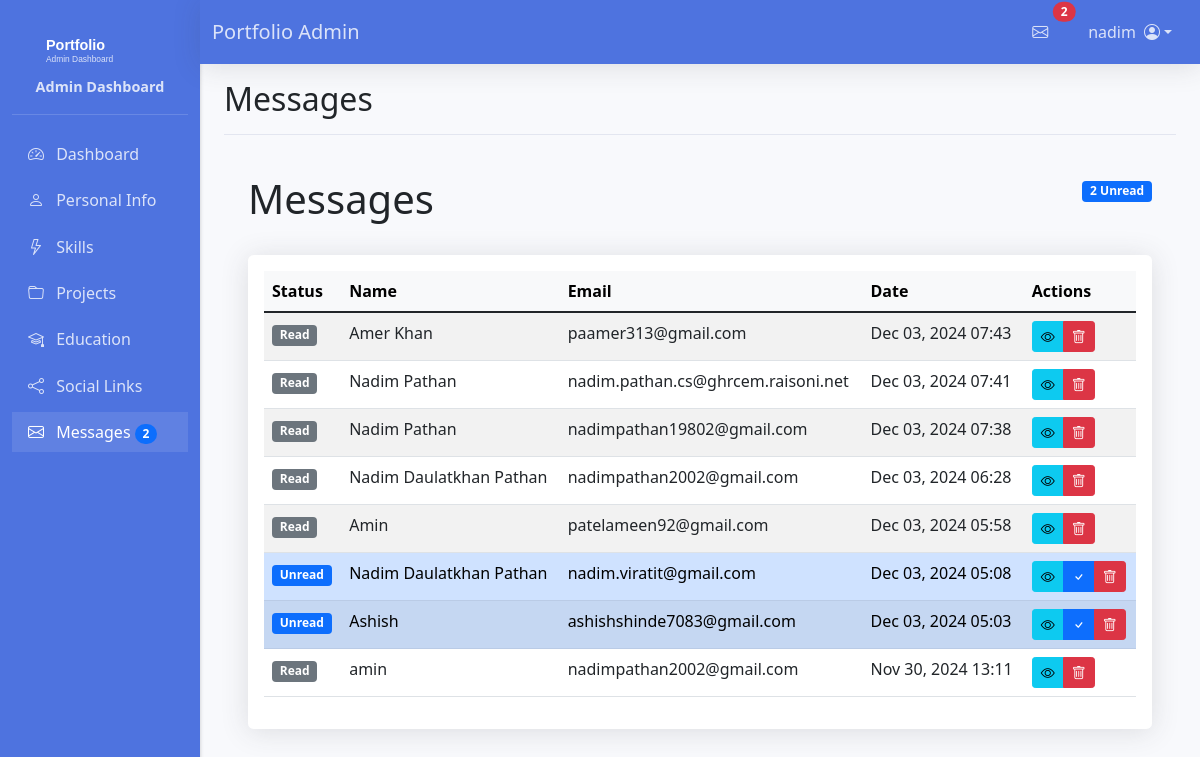
The page /dashboard/messages/ (signed in) on the database its author committed.
### portfolio/models.py (models this page shows, shortened)
class ContactMessage(models.Model):
    name = models.CharField(max_length=100)
    email = models.EmailField()
    subject = models.CharField(max_length=200)
    message = models.TextField()
    created_at = models.DateTimeField(auto_now_add=True)
    is_read = models.BooleanField(default=False)
    class Meta:
        ordering = ['-created_at']

### portfolio/views.py (the view)
# urls.py: path('dashboard/messages/', views.message_list, name='message_list'),
@login_required
def message_list(request):
    contact_messages = ContactMessage.objects.all()
    context = {
        'contact_messages': contact_messages,
        'unread_count': ContactMessage.objects.filter(is_read=False).count()
    }
    return render(request, 'portfolio/admin/messages.html', context)

### portfolio/context_processors.py (called while the page is built)
def unread_messages(request):
    if request.user.is_authenticated:
        unread_count = ContactMessage.objects.filter(is_read=False).count()
        recent_unread_messages = ContactMessage.objects.filter(is_read=False).order_by('-created_at')[:5]
        return {
            'unread_count': unread_count,
            'recent_messages': recent_unread_messages
        }
    return {
        'unread_count': 0,
        'recent_messages': []
    }

### portfolio/templates/portfolio/admin/messages.html (shortened to what this page needs)
{% extends 'portfolio/admin/base_admin.html' %}
{% block page_title %}Messages{% endblock %}
{% block admin_content %}
<div class="container-fluid px-4">
    <div class="row">
        <div class="col-12">
            <div class="d-flex justify-content-between align-items-center mb-4">
                <h1 class="mt-4">Messages</h1>
                <span class="badge bg-primary">{{ unread_count }} Unread</span>
            </div>
            {% if contact_messages %}
                <div class="card">
                    <div class="card-body">
                        <div class="table-responsive">
                            <table class="table table-striped table-hover">
                                <thead class="table-light">
                                    <tr>
                                        <th>Status</th>
                                        <th>Name</th>
                                        <th>Email</th>
                                        <th>Date</th>
                                        <th>Actions</th>
                                    </tr>
                                </thead>
                                <tbody>
                                    {% for message in contact_messages %}
                                    <tr class="{% if not message.is_read %}table-primary{% endif %}">
                                        <td>
                                            {% if not message.is_read %}
                                            <span class="badge bg-primary">Unread</span>
                                            {% else %}
                                            <span class="badge bg-secondary">Read</span>
                                            {% endif %}
                                        </td>
                                        <td>{{ message.name }}</td>
                                        <td>{{ message.email }}</td>
                                        <td>{{ message.created_at|date:"M d, Y H:i" }}</td>
                                        <td>
                                            <div class="btn-group" role="group">
                                                <a href="{% url 'portfolio:message_detail' message.pk %}" class="btn btn-sm btn-info">
                                                    <i class="bi bi-eye"></i>
                                                </a>
                                                {% if not message.is_read %}
                                                <button class="btn btn-sm btn-primary mark-read" data-message-id="{{ message.id }}">
                                                    <i class="bi bi-check"></i>
                                                </button>
                                                {% endif %}
                                                <button type="button" class="btn btn-sm btn-danger" data-bs-toggle="modal" data-bs-target="#deleteModal{{ message.id }}">
                                                    <i class="bi bi-trash"></i>
                                                </button>
                                            </div>
                                        </td>
                                    </tr>
                                    {% endfor %}
                                </tbody>
                            </table>
                        </div>
                    </div>
                </div>
            {% else %}
                <div class="alert alert-info">No messages yet.</div>
            {% endif %}
        </div>
    </div>
</div>
{% endblock admin_content %}

### portfolio/templates/portfolio/admin/base_admin.html (shortened to what this page needs)
{% load static %}
<!DOCTYPE html>
<html lang="en">
<head>
    <link href="https://cdn.jsdelivr.net/npm/bootstrap@5.1.3/dist/css/bootstrap.min.css" rel="stylesheet">
    <link href="https://cdn.jsdelivr.net/npm/bootstrap-icons@1.8.1/font/bootstrap-icons.css" rel="stylesheet">
</head>
<body>
    {% if user.is_authenticated and request.path|slice:":10" == '/dashboard' %}
    <nav class="navbar navbar-expand-lg navbar-light bg-white fixed-top">
        <div class="container-fluid">
            <a class="navbar-brand mx-auto mx-md-0" href="{% url 'portfolio:admin_dashboard' %}">
                Portfolio Admin
            </a>
            <div class="d-flex align-items-center order-lg-2">
                {% if user.is_authenticated %}
                <div class="nav-item dropdown me-2">
                    <a class="nav-link position-relative" href="#" id="messagesDropdown" role="button" data-bs-toggle="dropdown" data-bs-auto-close="outside" aria-expanded="false">
                        <i class="bi bi-envelope"></i>
                        {% if unread_count > 0 %}
                            <span class="position-absolute top-0 start-100 translate-middle badge rounded-pill bg-danger">
                                {{ unread_count }}
                            </span>
                        {% endif %}
                    </a>
                </div>
                <div class="nav-item dropdown">
                    <a class="nav-link dropdown-toggle d-flex align-items-center" href="#" role="button" id="userDropdown" data-bs-toggle="dropdown" aria-expanded="false">
                        <span class="d-none d-lg-inline me-2">{{ request.user.username }}</span>
                        <i class="bi bi-person-circle"></i>
                    </a>
                </div>
                {% endif %}
            </div>
        </div>
    </nav>
    {% endif %}
{% block content %}
{% if user.is_authenticated %}
<div class="container-fluid">
    <div class="row">
        <nav id="sidebar" class="col-md-3 col-lg-2 d-md-block sidebar">
            <div class="position-sticky pt-3">
                <div class="sidebar-brand">
                    <img src="{% static 'portfolio/img/logo.svg' %}" alt="Portfolio Logo">
                    <span class="sidebar-brand-text">Admin Dashboard</span>
                </div>
                <ul class="nav flex-column">
                    <li class="nav-item">
                        <a class="nav-link {% if request.resolver_match.url_name == 'admin_dashboard' %}active{% endif %}"
                           href="{% url 'portfolio:admin_dashboard' %}">
                            <i class="bi bi-speedometer2"></i> Dashboard
                        </a>
                    </li>
                    <li class="nav-item">
                        <a class="nav-link {% if 'personal-info' in request.path %}active{% endif %}"
                           href="{% url 'portfolio:personal_info_edit' %}">
                            <i class="bi bi-person"></i> Personal Info
                        </a>
                    </li>
                    <li class="nav-item">
                        <a class="nav-link {% if 'skills' in request.path %}active{% endif %}"
                           href="{% url 'portfolio:skill_list' %}">
                            <i class="bi bi-lightning"></i> Skills
                        </a>
                    </li>
                    <li class="nav-item">
                        <a class="nav-link {% if 'projects' in request.path %}active{% endif %}"
                           href="{% url 'portfolio:project_list' %}">
                            <i class="bi bi-folder"></i> Projects
                        </a>
                    </li>
                    <li class="nav-item">
                        <a class="nav-link {% if 'education' in request.path %}active{% endif %}"
                           href="{% url 'portfolio:education_list' %}">
                            <i class="bi bi-mortarboard"></i> Education
                        </a>
                    </li>
                    <li class="nav-item">
                        <a class="nav-link {% if 'social-links' in request.path %}active{% endif %}"
                           href="{% url 'portfolio:social_link_list' %}">
                            <i class="bi bi-share"></i> Social Links
                        </a>
                    </li>
                    <li class="nav-item">
                        <a class="nav-link {% if request.resolver_match.url_name == 'message_list' %}active{% endif %}"
                           href="{% url 'portfolio:message_list' %}">
                            <i class="bi bi-envelope"></i>
                            Messages
                            {% if unread_count > 0 %}
                            <span class="badge bg-primary rounded-pill">{{ unread_count }}</span>
                            {% endif %}
                        </a>
                    </li>
                </ul>
            </div>
        </nav>
        <main class="col-md-9 ms-sm-auto col-lg-10 px-md-4">
            <div class="d-flex justify-content-between flex-wrap flex-md-nowrap align-items-center pt-3 pb-2 mb-3 border-bottom">
                <h1 class="h2">{% block page_title %}{% endblock %}</h1>
            </div>
            {% block admin_content %}{% endblock %}
        </main>
    </div>
</div>
{% else %}
<div class="container mt-5">
    <div class="alert alert-warning">
        Please <a href="{% url 'login' %}">log in</a> to access the admin dashboard.
    </div>
</div>
{% endif %}
{% endblock %}
</body>
</html>

### rows shown on the page
ContactMessage: is_read "Read", name "Amer Khan", email "paamer313@gmail.com", created_at "Dec 03, 2024 07:43"
ContactMessage: is_read "Read", name "Nadim Pathan", email "nadim.pathan.cs@ghrcem.raisoni.net", created_at "Dec 03, 2024 07:41"
ContactMessage: is_read "Read", name "Nadim Pathan", email "nadimpathan19802@gmail.com", created_at "Dec 03, 2024 07:38"
ContactMessage: is_read "Read", name "Nadim Daulatkhan Pathan", email "nadimpathan2002@gmail.com", created_at "Dec 03, 2024 06:28"
ContactMessage: is_read "Read", name "Amin", email "patelameen92@gmail.com", created_at "Dec 03, 2024 05:58"
ContactMessage: is_read "Unread", name "Nadim Daulatkhan Pathan", email "nadim.viratit@gmail.com", created_at "Dec 03, 2024 05:08"
ContactMessage: is_read "Unread", name "Ashish", email "ashishshinde7083@gmail.com", created_at "Dec 03, 2024 05:03"
ContactMessage: is_read "Read", name "amin", email "nadimpathan2002@gmail.com", created_at "Nov 30, 2024 13:11"

### other values the page prints
{{ unread_count }} "2"
{{ request.user.username }} "nadim"
